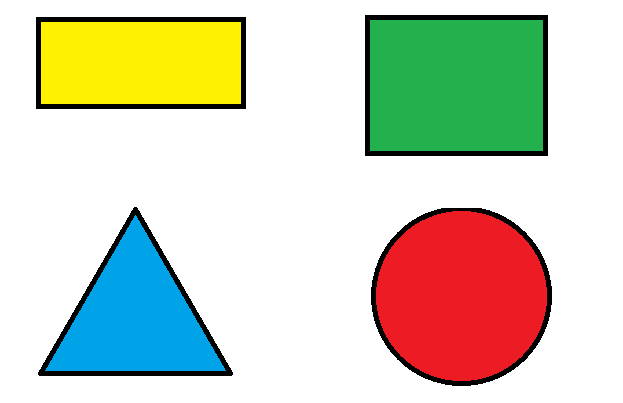
#> input picture Face_Detection/image.png, 623 x 403 px
$ python contour.py
#> lines starting #> are read from the running program, lines starting #| are printed output that depends on the picture; after the words box and inside, x2 and y2 are one past the last pixel; in counts of white or black regions, pixels touching at a corner belong together
import cv2
import numpy as np

img = cv2.imread("image.png")
#> img is the input picture: shape (403, 623, 3); mean B, G, R 189.2, 209.4, 207.2
gray = cv2.cvtColor(img,cv2.COLOR_BGR2GRAY)
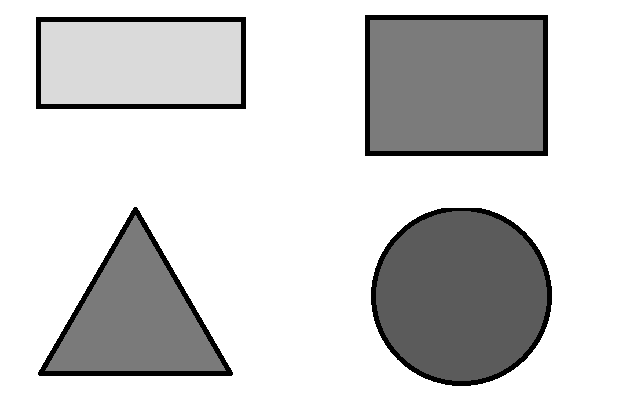
#> gray: shape (403, 623); min 0, max 255, mean 206.5
_, thresh = cv2.threshold(gray,200,255,cv2.THRESH_BINARY)
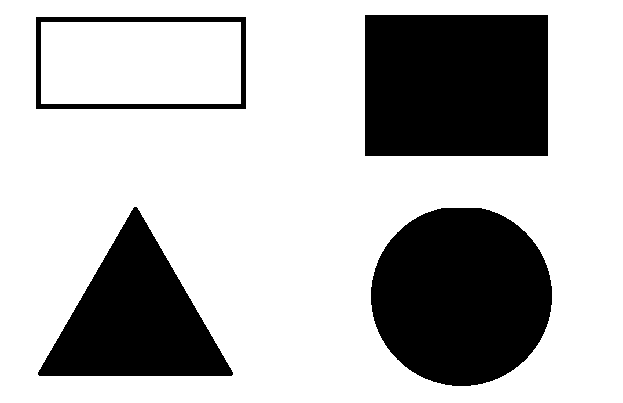
#> thresh: shape (403, 623); 71.6% white; 4 black regions

contours, heirarchy = cv2.findContours(thresh, cv2.RETR_TREE, cv2.CHAIN_APPROX_SIMPLE)
#> contours = 6 contours; box (x1, y1, x2, y2) and area: (0, 0, 623, 403) 250044, (364, 14, 549, 157) 26126, (370, 207, 553, 387) 25771, (35, 16, 247, 110) 19621, (37, 206, 234, 377) 17287, (41, 22, 241, 104) 16119

cv2.drawContours(img, contours, -1, (0,255,0), 3)
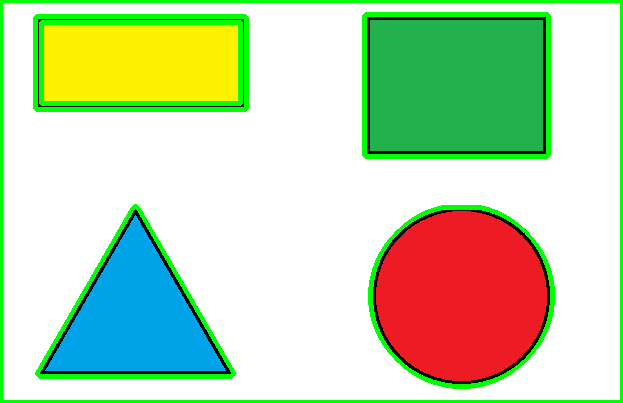
#> img: shape (403, 623, 3); 8.12% of pixels changed, all inside (x1, y1, x2, y2) = (0, 0, 623, 403)

for contour in contours:
    approx = cv2.approxPolyDP(contour, 0.01*cv2.arcLength(contour,True),True)

    # print(approx)
    corners = len(approx)
    shape_name="none"

    if corners == 3:
        shape_name = "Triangle"
    elif corners == 4:
        shape_name = "Quadrilateral"
    elif corners >5:
        shape_name = "Circle"

    cv2.drawContours(img, [approx], 0,(0,255,0),2)
    x = int(np.mean(approx.ravel()[::2]))
    y = int(np.mean(approx.ravel()[1::2]))
    cv2.putText(img, shape_name, (x-30,y),cv2.FONT_HERSHEY_COMPLEX, 0.6 ,(255,255,255))
#> this loop made 6 passes
#> (approx, corners, shape_name, x, y) on passes 1, 3, 4, 5, 6: ([[0, 0], [0, 402], [622, 402], [622, 0]], 4, 'Quadrilateral', 311, 201), ([[134, 206], [231, 376], [37, 374]], 3, 'Triangle', 134, 318), ([[35, 17], [245, 16], [246, 108], [36, 109]], 4, 'Quadrilateral', 140, 62), ([[41, 22], [41, 103], [240, 103], [240, 22]], 4, 'Quadrilateral', 140, 62), ([[364, 15], [547, 14], [548, 155], [365, 156]], 4, 'Quadrilateral', 456, 85)
#> (corners, shape_name, x, y) on pass 2: (16, 'Circle', 461, 295)
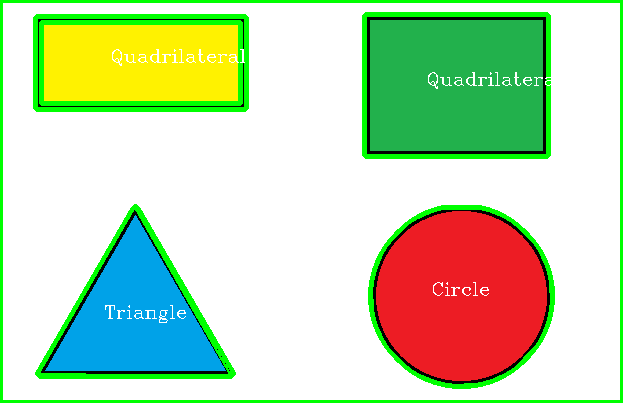
#> img: shape (403, 623, 3); 0.74% of pixels changed, all inside (x1, y1, x2, y2) = (40, 49, 551, 384)


cv2.imshow("title",img)
cv2.waitKey(0)
cv2.destroyAllWindows()
